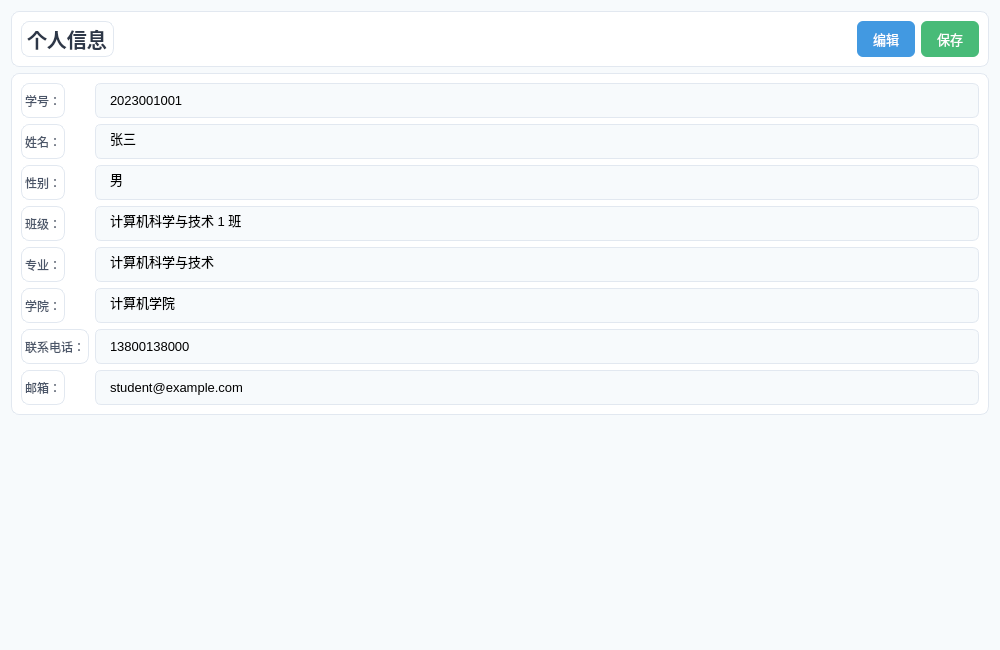
<?xml version="1.0" encoding="UTF-8"?>
<ui version="4.0">
 <class>StudentInfoPage</class>
 <widget class="QWidget" name="StudentInfoPage">
  <property name="geometry">
   <rect>
    <x>0</x>
    <y>0</y>
    <width>1000</width>
    <height>650</height>
   </rect>
  </property>
  <property name="styleSheet">
   <string notr="true">QWidget {
    background: #f7fafc;
}
QFrame {
    background: white;
    border-radius: 8px;
    border: 1px solid #e2e8f0;
}
QLabel {
    color: #4a5568;
}
QLineEdit {
    border: 1px solid #e2e8f0;
    border-radius: 6px;
    padding: 8px 12px;
    font-size: 13px;
}
QPushButton {
    border: none;
    border-radius: 6px;
    padding: 8px 16px;
    font-size: 13px;
}
</string>
  </property>
  <layout class="QVBoxLayout" name="verticalLayout">
   <item>
    <widget class="QFrame" name="headerFrame">
     <layout class="QHBoxLayout" name="horizontalLayout">
      <item>
       <widget class="QLabel" name="titleLabel">
        <property name="styleSheet">
         <string notr="true">font-size: 20px; font-weight: bold; color: #2d3748;</string>
        </property>
        <property name="text">
         <string>个人信息</string>
        </property>
       </widget>
      </item>
      <item>
       <spacer name="horizontalSpacer">
        <property name="orientation">
         <enum>Qt::Orientation::Horizontal</enum>
        </property>
        <property name="sizeHint" stdset="0">
         <size>
          <width>40</width>
          <height>20</height>
         </size>
        </property>
       </spacer>
      </item>
      <item>
       <widget class="QPushButton" name="editBtn">
        <property name="styleSheet">
         <string notr="true">background: #4299e1; color: white;</string>
        </property>
        <property name="text">
         <string>编辑</string>
        </property>
       </widget>
      </item>
      <item>
       <widget class="QPushButton" name="saveBtn">
        <property name="styleSheet">
         <string notr="true">background: #48bb78; color: white;</string>
        </property>
        <property name="text">
         <string>保存</string>
        </property>
       </widget>
      </item>
     </layout>
    </widget>
   </item>
   <item>
    <widget class="QFrame" name="infoFrame">
     <layout class="QFormLayout" name="formLayout">
      <item row="0" column="0">
       <widget class="QLabel" name="label_1">
        <property name="text">
         <string>学号：</string>
        </property>
       </widget>
      </item>
      <item row="0" column="1">
       <widget class="QLineEdit" name="idEdit">
        <property name="text">
         <string>2023001001</string>
        </property>
       </widget>
      </item>
      <item row="1" column="0">
       <widget class="QLabel" name="label_2">
        <property name="text">
         <string>姓名：</string>
        </property>
       </widget>
      </item>
      <item row="1" column="1">
       <widget class="QLineEdit" name="nameEdit">
        <property name="text">
         <string>张三</string>
        </property>
       </widget>
      </item>
      <item row="2" column="0">
       <widget class="QLabel" name="label_3">
        <property name="text">
         <string>性别：</string>
        </property>
       </widget>
      </item>
      <item row="2" column="1">
       <widget class="QLineEdit" name="genderEdit">
        <property name="text">
         <string>男</string>
        </property>
       </widget>
      </item>
      <item row="3" column="0">
       <widget class="QLabel" name="label_4">
        <property name="text">
         <string>班级：</string>
        </property>
       </widget>
      </item>
      <item row="3" column="1">
       <widget class="QLineEdit" name="classEdit">
        <property name="text">
         <string>计算机科学与技术 1 班</string>
        </property>
       </widget>
      </item>
      <item row="4" column="0">
       <widget class="QLabel" name="label_5">
        <property name="text">
         <string>专业：</string>
        </property>
       </widget>
      </item>
      <item row="4" column="1">
       <widget class="QLineEdit" name="majorEdit">
        <property name="text">
         <string>计算机科学与技术</string>
        </property>
       </widget>
      </item>
      <item row="5" column="0">
       <widget class="QLabel" name="label_6">
        <property name="text">
         <string>学院：</string>
        </property>
       </widget>
      </item>
      <item row="5" column="1">
       <widget class="QLineEdit" name="collegeEdit">
        <property name="text">
         <string>计算机学院</string>
        </property>
       </widget>
      </item>
      <item row="6" column="0">
       <widget class="QLabel" name="label_7">
        <property name="text">
         <string>联系电话：</string>
        </property>
       </widget>
      </item>
      <item row="6" column="1">
       <widget class="QLineEdit" name="phoneEdit">
        <property name="text">
         <string>13800138000</string>
        </property>
       </widget>
      </item>
      <item row="7" column="0">
       <widget class="QLabel" name="label_8">
        <property name="text">
         <string>邮箱：</string>
        </property>
       </widget>
      </item>
      <item row="7" column="1">
       <widget class="QLineEdit" name="emailEdit">
        <property name="text">
         <string>student@example.com</string>
        </property>
       </widget>
      </item>
     </layout>
    </widget>
   </item>
   <item>
    <spacer name="verticalSpacer">
     <property name="orientation">
      <enum>Qt::Orientation::Vertical</enum>
     </property>
     <property name="sizeHint" stdset="0">
      <size>
       <width>20</width>
       <height>40</height>
      </size>
     </property>
    </spacer>
   </item>
  </layout>
 </widget>
 <resources/>
 <connections/>
</ui>
